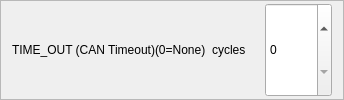
                        <widget class="QFrame" name="frame_54">
                         <property name="frameShape">
                          <enum>QFrame::StyledPanel</enum>
                         </property>
                         <property name="frameShadow">
                          <enum>QFrame::Raised</enum>
                         </property>
                         <layout class="QHBoxLayout" name="horizontalLayout_34">
                          <property name="topMargin">
                           <number>2</number>
                          </property>
                          <property name="bottomMargin">
                           <number>2</number>
                          </property>
                          <item>
                           <widget class="QLabel" name="label_71">
                            <property name="sizePolicy">
                             <sizepolicy hsizetype="Preferred" vsizetype="Preferred">
                              <horstretch>4</horstretch>
                              <verstretch>0</verstretch>
                             </sizepolicy>
                            </property>
                            <property name="text">
                             <string>TIME_OUT (CAN Timeout)(0=None)</string>
                            </property>
                           </widget>
                          </item>
                          <item>
                           <widget class="QLabel" name="label_72">
                            <property name="sizePolicy">
                             <sizepolicy hsizetype="Preferred" vsizetype="Preferred">
                              <horstretch>1</horstretch>
                              <verstretch>0</verstretch>
                             </sizepolicy>
                            </property>
                            <property name="text">
                             <string>cycles</string>
                            </property>
                           </widget>
                          </item>
                          <item>
                           <widget class="QLabel" name="label_can_timeout">
                            <property name="sizePolicy">
                             <sizepolicy hsizetype="Preferred" vsizetype="Preferred">
                              <horstretch>1</horstretch>
                              <verstretch>0</verstretch>
                             </sizepolicy>
                            </property>
                            <property name="text">
                             <string/>
                            </property>
                           </widget>
                          </item>
                          <item>
                           <widget class="QDoubleSpinBox" name="spin_can_timeout">
                            <property name="sizePolicy">
                             <sizepolicy hsizetype="Minimum" vsizetype="Minimum">
                              <horstretch>1</horstretch>
                              <verstretch>0</verstretch>
                             </sizepolicy>
                            </property>
                            <property name="decimals">
                             <number>0</number>
                            </property>
                            <property name="maximum">
                             <double>100000.000000000000000</double>
                            </property>
                            <property name="value">
                             <double>0.000000000000000</double>
                            </property>
                           </widget>
                          </item>
                         </layout>
                        </widget>
